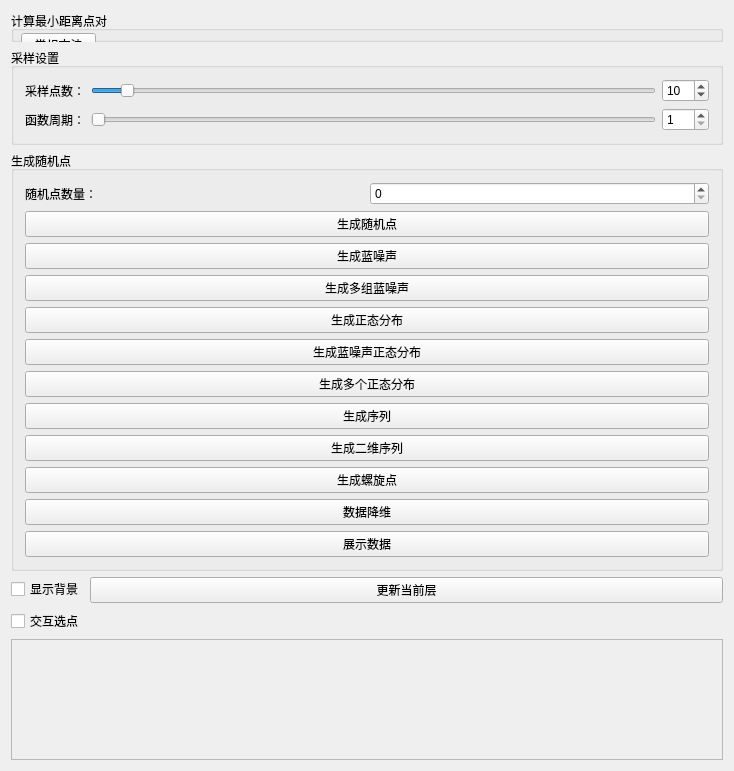
<?xml version="1.0" encoding="UTF-8"?>
<ui version="4.0">
 <class>PointsControlWidget</class>
 <widget class="QWidget" name="PointsControlWidget">
  <property name="geometry">
   <rect>
    <x>0</x>
    <y>0</y>
    <width>734</width>
    <height>771</height>
   </rect>
  </property>
  <property name="windowTitle">
   <string>PointsControlWidget</string>
  </property>
  <layout class="QFormLayout" name="formLayout">
   <item row="0" column="0" colspan="2">
    <widget class="QGroupBox" name="groupBox">
     <property name="title">
      <string>计算最小距离点对</string>
     </property>
     <widget class="QPushButton" name="pushButtonCalc">
      <property name="geometry">
       <rect>
        <x>10</x>
        <y>22</y>
        <width>75</width>
        <height>23</height>
       </rect>
      </property>
      <property name="text">
       <string>常规方法</string>
      </property>
     </widget>
     <widget class="QPushButton" name="pushButtonCalcDC">
      <property name="geometry">
       <rect>
        <x>10</x>
        <y>51</y>
        <width>75</width>
        <height>23</height>
       </rect>
      </property>
      <property name="text">
       <string>分治方法</string>
      </property>
     </widget>
    </widget>
   </item>
   <item row="1" column="0" colspan="2">
    <widget class="QGroupBox" name="groupBox_3">
     <property name="title">
      <string>采样设置</string>
     </property>
     <layout class="QGridLayout" name="gridLayout_2">
      <item row="0" column="0">
       <widget class="QLabel" name="label_2">
        <property name="text">
         <string>采样点数：</string>
        </property>
       </widget>
      </item>
      <item row="0" column="1">
       <widget class="QSlider" name="horizontalSliderLen">
        <property name="minimum">
         <number>5</number>
        </property>
        <property name="maximum">
         <number>100</number>
        </property>
        <property name="singleStep">
         <number>5</number>
        </property>
        <property name="value">
         <number>10</number>
        </property>
        <property name="orientation">
         <enum>Qt::Horizontal</enum>
        </property>
       </widget>
      </item>
      <item row="0" column="2">
       <widget class="QSpinBox" name="spinBoxLen">
        <property name="minimum">
         <number>5</number>
        </property>
        <property name="maximum">
         <number>100</number>
        </property>
        <property name="singleStep">
         <number>5</number>
        </property>
        <property name="value">
         <number>10</number>
        </property>
       </widget>
      </item>
      <item row="1" column="0">
       <widget class="QLabel" name="label_3">
        <property name="text">
         <string>函数周期：</string>
        </property>
       </widget>
      </item>
      <item row="1" column="1">
       <widget class="QSlider" name="horizontalSliderPeriod">
        <property name="minimum">
         <number>1</number>
        </property>
        <property name="maximum">
         <number>10</number>
        </property>
        <property name="orientation">
         <enum>Qt::Horizontal</enum>
        </property>
       </widget>
      </item>
      <item row="1" column="2">
       <widget class="QSpinBox" name="spinBoxPeriod">
        <property name="minimum">
         <number>1</number>
        </property>
        <property name="maximum">
         <number>4</number>
        </property>
       </widget>
      </item>
     </layout>
    </widget>
   </item>
   <item row="2" column="0" colspan="2">
    <widget class="QGroupBox" name="groupBox_2">
     <property name="title">
      <string>生成随机点</string>
     </property>
     <layout class="QVBoxLayout" name="verticalLayout">
      <item>
       <layout class="QHBoxLayout" name="horizontalLayout">
        <item>
         <widget class="QLabel" name="label">
          <property name="text">
           <string>随机点数量：</string>
          </property>
         </widget>
        </item>
        <item>
         <widget class="QSpinBox" name="spinBoxNum"/>
        </item>
       </layout>
      </item>
      <item>
       <widget class="QPushButton" name="pushButtonGenerateRandom">
        <property name="text">
         <string>生成随机点</string>
        </property>
       </widget>
      </item>
      <item>
       <widget class="QPushButton" name="pushButtonGenerateBlueNoise">
        <property name="text">
         <string>生成蓝噪声</string>
        </property>
       </widget>
      </item>
      <item>
       <widget class="QPushButton" name="pushButtonGenerateMulticlassBlueNoise">
        <property name="text">
         <string>生成多组蓝噪声</string>
        </property>
       </widget>
      </item>
      <item>
       <widget class="QPushButton" name="pushButtonGenerateNormal">
        <property name="text">
         <string>生成正态分布</string>
        </property>
       </widget>
      </item>
      <item>
       <widget class="QPushButton" name="pushButtonGenerateBlueNoiseNormal">
        <property name="text">
         <string>生成蓝噪声正态分布</string>
        </property>
       </widget>
      </item>
      <item>
       <widget class="QPushButton" name="pushButtonGenerateMultiNormal">
        <property name="text">
         <string>生成多个正态分布</string>
        </property>
       </widget>
      </item>
      <item>
       <widget class="QPushButton" name="pushButtonGenerateSequence">
        <property name="text">
         <string>生成序列</string>
        </property>
       </widget>
      </item>
      <item>
       <widget class="QPushButton" name="pushButtonGenerateSequence2D">
        <property name="text">
         <string>生成二维序列</string>
        </property>
       </widget>
      </item>
      <item>
       <widget class="QPushButton" name="pushButtonGenerateSpiral">
        <property name="text">
         <string>生成螺旋点</string>
        </property>
       </widget>
      </item>
      <item>
       <widget class="QPushButton" name="pushButtonGenerateDR">
        <property name="text">
         <string>数据降维</string>
        </property>
       </widget>
      </item>
      <item>
       <widget class="QPushButton" name="pushButtonShowData">
        <property name="text">
         <string>展示数据</string>
        </property>
       </widget>
      </item>
     </layout>
    </widget>
   </item>
   <item row="3" column="0">
    <widget class="QCheckBox" name="checkBoxShowBackground">
     <property name="text">
      <string>显示背景</string>
     </property>
    </widget>
   </item>
   <item row="3" column="1">
    <widget class="QPushButton" name="pushButtonUpdateLayer">
     <property name="text">
      <string>更新当前层</string>
     </property>
    </widget>
   </item>
   <item row="4" column="0">
    <widget class="QCheckBox" name="checkBoxPicking">
     <property name="text">
      <string>交互选点</string>
     </property>
    </widget>
   </item>
   <item row="5" column="0" colspan="2">
    <widget class="QTextEdit" name="textEditResult">
     <property name="enabled">
      <bool>false</bool>
     </property>
    </widget>
   </item>
  </layout>
 </widget>
 <layoutdefault spacing="6" margin="11"/>
 <resources/>
 <connections/>
</ui>
